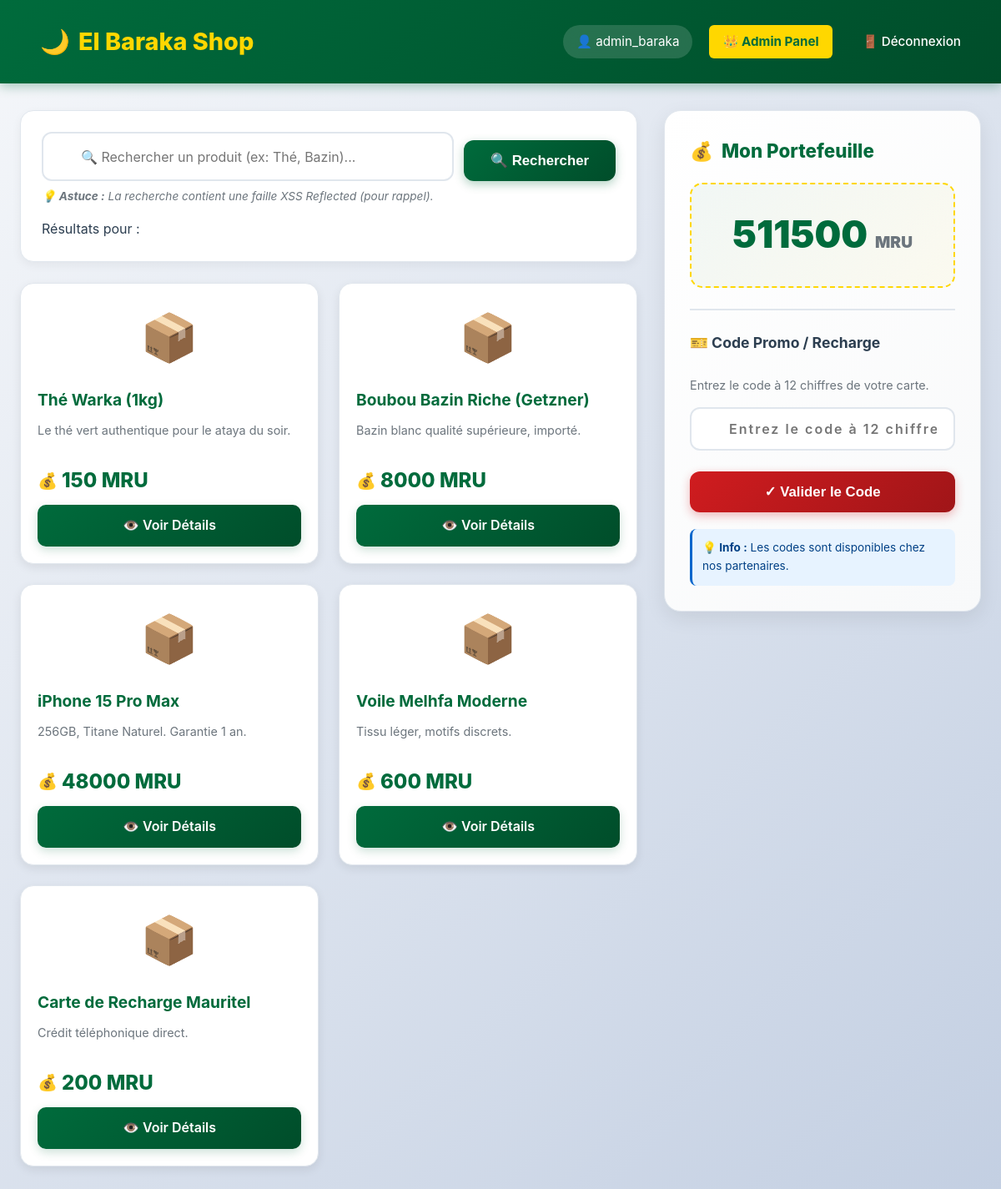
Page / (signed in) on the committed database.
### tables this page shows
CREATE TABLE utilisateurs (
            id INTEGER PRIMARY KEY AUTOINCREMENT,
            username TEXT NOT NULL UNIQUE,
            password TEXT NOT NULL,
            telephone TEXT,
            adresse TEXT,
            est_admin BOOLEAN DEFAULT 0,
            solde_mru DECIMAL(10, 2) DEFAULT 0.00
        );

CREATE TABLE produits (
            id INTEGER PRIMARY KEY AUTOINCREMENT,
            nom TEXT NOT NULL,
            description TEXT,
            prix DECIMAL(10, 2) NOT NULL,
            quantite INTEGER DEFAULT 10
        );

### app.py (the view)
@app.route('/')
def index():
    if 'user_id' not in session:
        return redirect('/login')
    conn = get_db_connection()
    user = conn.execute("SELECT solde_mru FROM utilisateurs WHERE id = ?", (session['user_id'],)).fetchone()
    if user:
        session['solde_mru'] = user['solde_mru']
    produits = conn.execute("SELECT * FROM produits LIMIT 10").fetchall()
    conn.close()
    return render_template('index.html', produits=produits, search_term='')

### app.py (called while the page is built)
def get_db_connection():
    conn = sqlite3.connect('elbaraka.db')
    conn.row_factory = sqlite3.Row
    return conn

### templates/index.html (shortened to what this page needs)
{% extends "base.html" %}
{% block content %}
<div class="main-layout">
    <div>
        <div style="background: white; padding: 25px; border-radius: 16px; margin-bottom: 25px; box-shadow: 0 4px 12px rgba(0,0,0,0.05); border: 1px solid #e0e6ed;">
            <form action="/recherche" method="GET" style="display: flex; gap: 12px; position: relative;">
                <input type="text" name="q" value="{{ search_term }}" placeholder="🔍 Rechercher un produit (ex: Thé, Bazin)..." style="flex: 1;">
                <button type="submit" class="btn-primary" style="width: auto; padding: 14px 32px;">🔍 Rechercher</button>
            </form>
            <small style="color: #6c757d; display: block; margin-top: 8px; font-style: italic;">
                💡 <strong>Astuce :</strong> La recherche contient une faille XSS Reflected (pour rappel).
            </small>
            <div style="margin-top: 15px;">
                Résultats pour : {{ search_term | safe }}
            </div>
        </div>
        <div class="products-grid">
            {% if produits %}
                {% for p in produits %}
                <div class="card">
                    <div>
                        <div style="font-size: 3.5rem; text-align: center; margin-bottom: 15px; filter: grayscale(0.2); transition: all 0.3s ease;">
                            📦
                        </div>
                        <h3>{{ p['nom'] }}</h3>
                        <p style="color: #6c757d; font-size: 0.9rem; line-height: 1.5;">
                            {{ p['description'] }}
                        </p>
                    </div>
                    <div>
                        <div class="price">{{ p['prix'] }} MRU</div>
                        <a href="/produit/{{ p['id'] }}" class="btn-buy" style="display: block; text-align: center; text-decoration: none; color: white;">
                            👁️ Voir Détails
                        </a>
                    </div>
                </div>
                {% endfor %}
            {% endif %}
        </div>
    </div>
    <aside>
        <div class="wallet-card">
            <h3 style="margin-top: 0; color: var(--primary); font-size: 1.4rem; font-weight: 800; display: flex; align-items: center; gap: 10px;">
                <span>💰</span>
                <span>Mon Portefeuille</span>
            </h3>
            <div style="font-size: 2.8rem; font-weight: 900; color: var(--primary); text-align: center; padding: 25px; background: linear-gradient(135deg, rgba(0, 107, 60, 0.05) 0%, rgba(255, 215, 0, 0.05) 100%); border-radius: 15px; margin-bottom: 20px; border: 2px dashed var(--gold);">
                {{ session.get('solde_mru', 0) }} <span style="font-size: 1.2rem; color: #6c757d;">MRU</span>
            </div>
            <hr style="border: 0; border-top: 2px solid #e0e6ed; margin: 25px 0;">
            <h4 style="color: var(--text); margin-bottom: 10px; font-size: 1.1rem; font-weight: 700;">
                🎫 Code Promo / Recharge
            </h4>
            <div id="promo-display" style="color: #006b3c; font-weight: bold; margin-bottom: 10px; min-height: 5px;"></div>
            <p style="font-size: 0.9rem; color: #6c757d; margin-bottom: 15px;">
                Entrez le code à 12 chiffres de votre carte.
            </p>
            <form action="/recharger" method="POST" style="display: flex; flex-direction: column; gap: 15px;">
                <input
                    type="text"
                    name="code_pin"
                    placeholder="Entrez le code à 12 chiffres"
                    maxlength="12"
                    pattern="\d{12}"
                    required
                >
                <button type="submit" class="btn-primary" style="background: linear-gradient(135deg, var(--secondary) 0%, #a01518 100%); box-shadow: 0 4px 12px rgba(208, 28, 31, 0.3);">
                    ✓ Valider le Code
                </button>
            </form>
            <div style="margin-top: 20px; padding: 12px; background: #e7f3ff; border-radius: 8px; border-left: 3px solid #0066cc;">
                <p style="margin: 0; font-size: 0.85rem; color: #004085;">
                    <strong>💡 Info :</strong> Les codes sont disponibles chez nos partenaires.
                </p>
            </div>
        </div>
    </aside>
</div>
{% endblock %}

### templates/base.html (shortened to what this page needs)
<!DOCTYPE html>
<html lang="fr">
<head>
    <link rel="stylesheet" href="{{ url_for('static', filename='style.css') }}">
</head>
<body>
    <nav class="navbar">
        <a href="/" class="brand">
            <span>🌙</span>
            <span>El Baraka Shop</span>
        </a>
        <div class="user-info">
            {% if session.get('user_id') %}
                <span style="background: rgba(255, 255, 255, 0.15); padding: 8px 16px; border-radius: 20px; backdrop-filter: blur(10px);">
                    👤 {{ session.get('username') }}
                </span>
                {% if session.get('est_admin') %}
                    <a href="/admin/users" style="background: var(--gold); color: var(--primary); font-weight: 700;">
                        👑 Admin Panel
                    </a>
                {% endif %}
                <a href="/logout">🚪 Déconnexion</a>
            {% else %}
                <a href="/login">🔐 Connexion</a>
            {% endif %}
        </div>
    </nav>
    <div class="container">
        {% block content %}{% endblock %}
    </div>
</body>
</html>

### rows in the picture
utilisateurs: get "admin_baraka", get "511500"
produits: nom "Thé Warka (1kg)", description "Le thé vert authentique pour le ataya du soir.", prix "150"
produits: nom "Boubou Bazin Riche (Getzner)", description "Bazin blanc qualité supérieure, importé.", prix "8000"
produits: nom "iPhone 15 Pro Max", description "256GB, Titane Naturel. Garantie 1 an.", prix "48000"
produits: nom "Voile Melhfa Moderne", description "Tissu léger, motifs discrets.", prix "600"
produits: nom "Carte de Recharge Mauritel", description "Crédit téléphonique direct.", prix "200"
